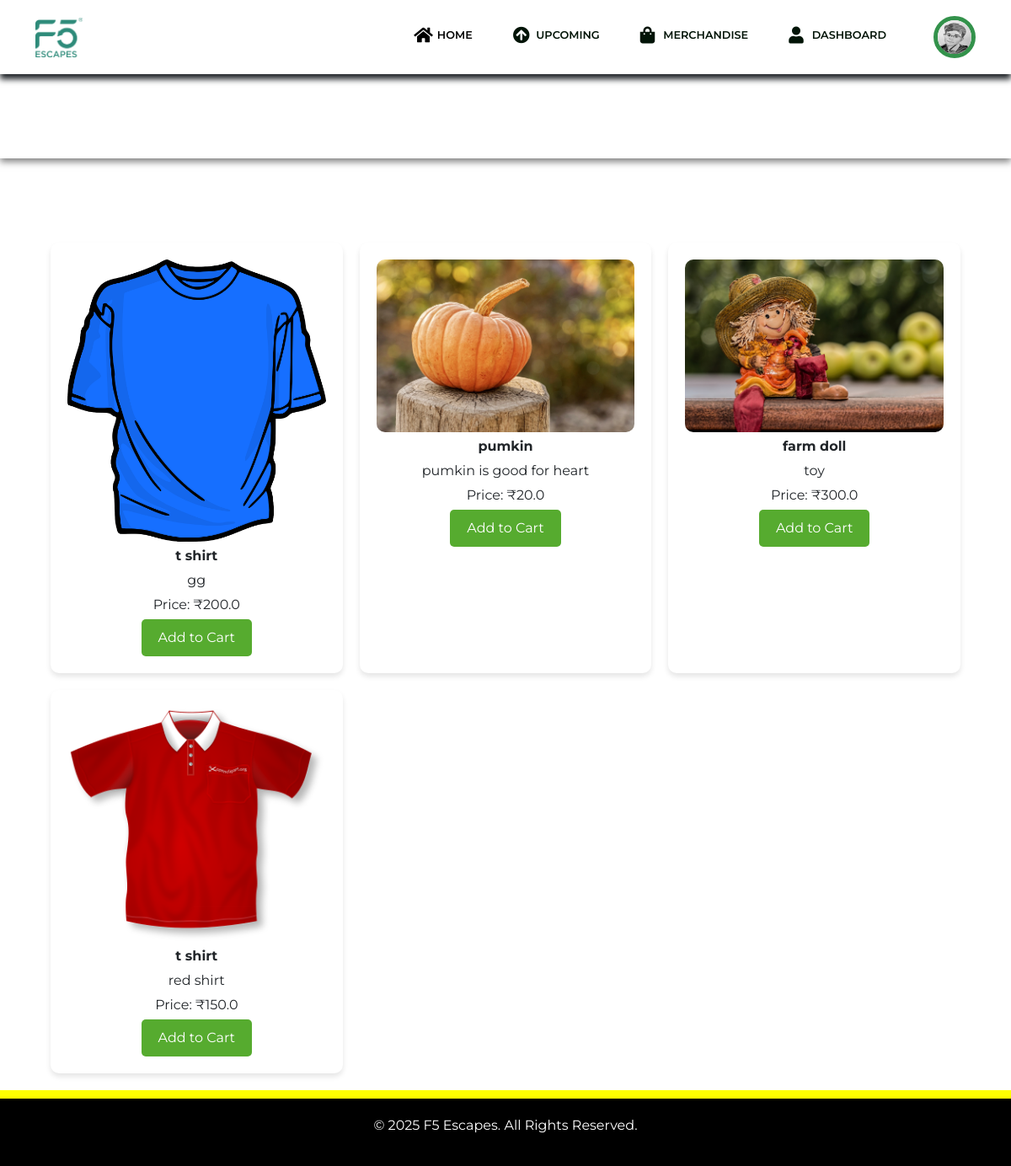
/store (signed in), run on the app's committed database.
### app.py (models this page shows)
class User(db.Model):
    id = db.Column(db.Integer, primary_key=True)
    username = db.Column(db.String(80), unique=True, nullable=False)
    email = db.Column(db.String(120), unique=True, nullable=False)
    password = db.Column(db.String(120), nullable=False)
    phone = db.Column(db.String(20), nullable=True)
    profile_image = db.Column(db.String(120), nullable=True)
    name = db.Column(db.String(120), nullable=True)
    loyalty_points = db.Column(db.Integer, default=0)
    loyalty_rating = db.Column(db.String(20), default='Silver')
    status = db.Column(db.String(20), nullable=True)
    wishlist = db.relationship('Trip', secondary=wishlist_trips, backref='wishlisted_by')
    booked_trips = db.relationship('Trip', secondary=booked_trips, backref='booked_by')
    past_trips = db.relationship('Trip', secondary=past_trips, backref='past_by')
    trips = db.relationship('Trip', back_populates='user')

class Product(db.Model):
    id = db.Column(db.Integer, primary_key=True)
    image = db.Column(db.String(120), nullable=True)
    name = db.Column(db.String(120), nullable=False)
    price = db.Column(db.Float, nullable=False)
    details = db.Column(db.Text, nullable=True)
    points = db.Column(db.Integer, nullable=False)

### app.py (the view)
@app.route('/store')
def store():
    username = session.get('username')
    user = User.query.filter_by(username=username).first() if username else None
    profile_image = user.profile_image if user  and user.profile_image else 'default.png'
    products = Product.query.all()
    return render_template('store.html', products=products, profile_image=profile_image)

### templates/store.html (shortened to what this page needs)
<!DOCTYPE html>
<html lang="en">
<head>
</head>
<body>
    <div class="navbar">
        {% include 'navbar.html' %}
    </div>
    <div class="video-container">
        <video class="background-video" autoplay muted loop>
            <source src="../static/uploads/wav.mp4" type="video/mp4">
        </video>
        <h1 class="heading">All Merchandise</h1>
    </div>
    <div class="store-container">
        <div class="product-container">
            {% for product in products %}
            <div class="product-box">
                <img src="{{ url_for('static', filename=product.image) }}" alt="{{ product.name }}">
                <div class="product-details">
                    <p><strong>{{ product.name }}</strong></p>
                    <p>{{ product.details }}</p>
                    <p>Price: ₹{{ product.price }}</p>
                    <form action="{{ url_for('add_to_cart') }}" method="POST">
                        <button type="submit" class="add-to-cart">Add to Cart</button>
                    </form>
                </div>
            </div>
            {% endfor %}
        </div>
    </div>
    <div class="yellow-bar"></div>
    <div class="footer">
        <p>&copy; 2025 F5 Escapes. All Rights Reserved.</p>
    </div>
</body>
</html>

### templates/navbar.html (shortened to what this page needs)
<head>
    <link rel="stylesheet" href="{{ url_for('static', filename='assets/bootstrap/css/bootstrap.min.css') }}">
    <link rel="stylesheet" href="{{ url_for('static', filename='assets/fonts/fontawesome-all.min.css') }}">
    <link rel="stylesheet" href="{{ url_for('static', filename='assets/css/baguetteBox.min.css') }}">
    <link rel="stylesheet" href="{{ url_for('static', filename='assets/css/vanilla-zoom.min.css') }}">
</head>
<body>
    <nav class="navbar navbar-expand-lg fixed-top bg-body clean-navbar" style="box-shadow: 0px 6px 7px, 0px 0px; background-color: #f8f9fa;">
        <div class="container"><a class="navbar-brand logo" href="#" style="background: url('{{ url_for('static', filename='assets/img/F5 Escapes_Green_2024.png') }}') no-repeat;background-size: contain;padding: 15px 0px;margin: 0px;height: 47px;width: 90.6875px;"></a>
            <div class="collapse navbar-collapse" id="navcol-1">
                <ul class="navbar-nav ms-auto">
                    <li class="nav-item"><a class="nav-link d-flex active" href="/homepage"><i class="fas fa-home" style="font-size: 20px;width: 27.5px;height: 25px;"></i>Home</a></li>
                    <li class="nav-item"><a class="nav-link d-flex" href="/upcoming"><i class="fas fa-arrow-circle-up" style="font-size: 20px;width: 27.5px;height: 25px;"></i>Upcoming</a></li>
                    <li class="nav-item"><a class="nav-link d-flex" href="/store"><i class="fas fa-shopping-bag" style="font-size: 20px;width: 27.5px;height: 25px;"></i>Merchandise</a></li>
                    <li class="nav-item"><a class="nav-link d-flex" href="/profile"><i class="fas fa-user" style="font-size: 20px;width: 27.5px;height: 25px;"></i>Dashboard</a></li>
                </ul>
                <div class="profile-pic ms-3">
                    <img src="{{ url_for('static', filename=profile_image) }}" alt="Profile Image">
                </div>
            </div>
        </div>
    </nav>
</body>

### templates/store.html (style rules this page uses)
body { font-family: 'Segoe UI', Tahoma, Geneva, Verdana, sans-serif; background: #f4f4f9; padding: 0px; margin: 0; }
.navbar { position: fixed; top: 0; width: 100%; z-index: 1000; background-color: #007BFF; }
.heading { padding: 40px; margin: 30px; font-weight: bolder; text-align: center; color: rgb(255, 255, 255); position: absolute; top: 50%; left: 50%; transform: translate(-50%, -50%); z-index: 2; }
.store-container { max-width: 1200px; margin: 100px auto 0; padding: 0 20px; }
.product-container { display: grid; grid-template-columns: repeat(auto-fit, minmax(300px, 1fr)); gap: 20px; margin: 20px 40px; }
.product-box { background: white; padding: 20px; border-radius: 10px; box-shadow: 0 4px 6px rgba(0, 0, 0, 0.1); transition: transform 0.3s ease; position: relative; }
.product-box img { width: 100%; height: auto; border-radius: 10px; position: relative; z-index: 1; }
.product-details { width: 100%; text-align: center; }
.product-details p { margin: 5px 0; }
.add-to-cart { padding: 10px 20px; background: #56ab2f; color: white; border: none; border-radius: 5px; cursor: pointer; }
.background-video { position: absolute; bottom: 0; left: 0; width: 100%; height: auto; z-index: -1; object-fit: cover; }
.video-container { position: relative; width: 100%; height: 150px; overflow: hidden; box-shadow: 0 4px 8px rgba(0, 0, 0, 0.5); }
.yellow-bar { background: yellow; height: 10px; width: 100%; }
.footer { background: black; color: white; text-align: center; padding: 20px; position: relative; bottom: 0; width: 100%; }

### templates/navbar.html (style rules this page uses)
.navbar-nav .nav-link { color: #021407; text-decoration: none; }
.profile-pic { position: relative; display: inline-block; margin-left: 15px; cursor: pointer; }
.profile-pic img { width: 50px; height: 50px; border-radius: 50%; border: 5px solid rgb(51, 146, 75); transition: transform 0.3s; }

### data on the page
User: profile_image (picture)
Product: image (picture), name "t shirt", details "gg", price "200.0"
Product: image (picture), name "pumkin", details "pumkin is good for heart", price "20.0"
Product: image (picture), name "farm doll", details "toy", price "300.0"
Product: image (picture), name "t shirt", details "red shirt", price "150.0"
